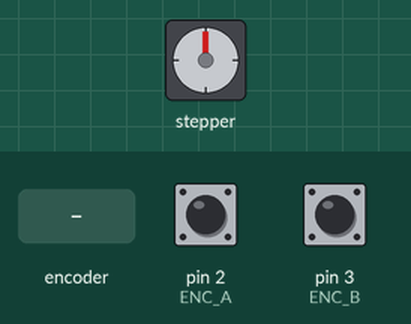
The sketch below on a simulated Arduino Uno, built with avr-gcc and run on an emulated ATmega328P. Shown: stepper motor. Wiring (inferred from the names in the program): stepper motor driver (200 steps per turn assumed): step pin 4; direction pin 5. The test bench sets the inputs (shaded band); at power-on: pin 2 (ENC_A) HIGH, pin 3 (ENC_B) HIGH.

Above: at 1.2 s.
1.3 s: rotary encoder on pin 2 (ENC_A) / pin 3 (ENC_B) turned 2 steps (second pin leading)
Timing chart, 0 to 4.3 s (numbered marks = the images above; inputs shaded):
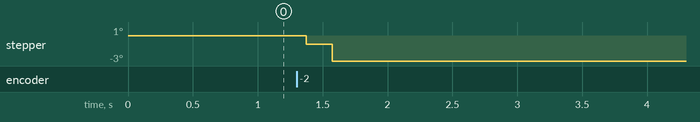

The sketch:

encoder_adim_kesme.ino
```cpp
// SORU 2 b) Adim motorunu encoder ile kontrol et - INTERRUPT ILE
// Pin 2: encoder A, Pin 3: encoder B, Pin 4: surucu puls, Pin 5: surucu direction
//
// Duzeltmeler:
//  1. sayac ISR ile loop arasinda paylasildigi icin volatile
//  2. int AVR'de 16 bit oldugu icin loop'ta okurken/degistirirken
//     interrupt kisa sure kapatilir (atomik erisim)
//  3. puls HIGH/LOW arasina kisa bekleme (surucu icin daha guvenli)
//
// Encoder pulse'i aninda sayac'a islenir, motor yavas kalirsa biriken
// adimlar sayac'ta bekler ve sirayla islenir ("cevirdigim an artacak").

const int ENC_A = 2;
const int ENC_B = 3;
const int PULS  = 4;
const int DIR   = 5;

volatile int sayac = 0;   // >0: saga cevrilmis, <0: sola cevrilmis

void encoder() {          // ISR: A'nin yukselen kenarinda calisir
  if (!digitalRead(ENC_B)) sayac++;
  else                     sayac--;
}

void adimAt(bool yon) {
  digitalWrite(DIR, yon);
  delayMicroseconds(5);
  digitalWrite(PULS, HIGH);
  delayMicroseconds(5);
  digitalWrite(PULS, LOW);
  delayMicroseconds(5);
}

void setup() {
  pinMode(ENC_A, INPUT);
  pinMode(ENC_B, INPUT);
  pinMode(PULS, OUTPUT);
  pinMode(DIR, OUTPUT);
  attachInterrupt(digitalPinToInterrupt(ENC_A), encoder, RISING);
}

void loop() {
  noInterrupts();
  int s = sayac;          // sayac'i guvenli kopyala
  interrupts();

  if (s > 0) {
    adimAt(HIGH);
    noInterrupts(); sayac--; interrupts();
  }
  else if (s < 0) {
    adimAt(LOW);
    noInterrupts(); sayac++; interrupts();
  }
}
```

Measured:
- after the input at 1.3 s, stepper: goes -1° 0.20 s, then -3°, starting after 0.08 s
